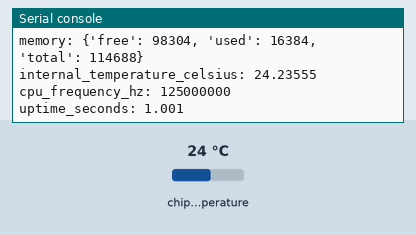
The program below on a simulated Raspberry Pi Pico running MicroPython. Shown: the last lines printed to the serial console. The test bench sets the inputs (shaded band); at power-on: chip temperature 24 °C. At 10.0 s the program stops and its outputs stay as they are.

Above: at 1.2 s.
1.3 s: chip temperature set to 1 °C
At 2.6 s:
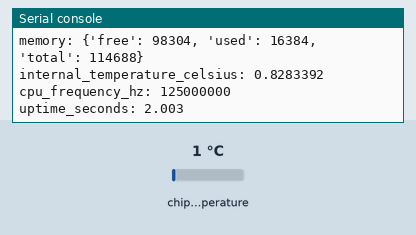
2.8 s: chip temperature set to 11 °C
At 11.2 s:
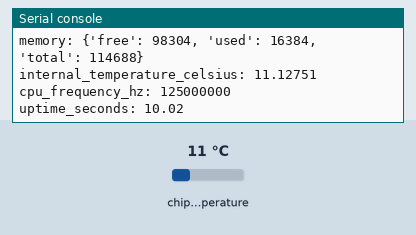
Timing chart, 0 to 11.5 s (numbered marks = the images above; inputs shaded):
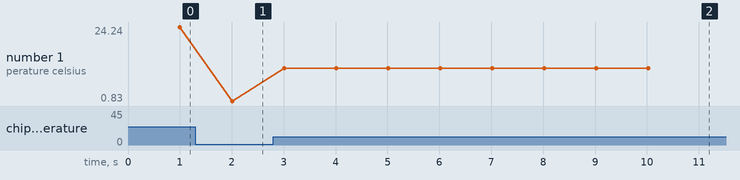

Measured:
- after the input at 1.3 s, the serial console: prints a new line after 0.70 s (image 1)
- after the input at 2.8 s, the serial console: prints a new line after 0.21 s (image 2)
- plotted number 1: 24.24 → 0.83 after the input at 1.3 s, 0.83 → 11.13 after the input at 2.8 s

The program:

main.py
```python
import utime

from lib.board_monitor import BoardMonitor

if __name__ == "__main__":
    monitor = BoardMonitor()

    for i in range(10):
        utime.sleep(1)
        status = monitor.get_status()

        print("Board Status:")
        for key, value in status.items():
            print(f"{key}: {value}")
```

board_monitor.py
```python
import gc
import machine
import utime


class BoardMonitor:
    """
    A MicroPython class for monitoring system parameters of a board,
    including memory usage, internal temperature, CPU frequency, and uptime.
    """

    def __init__(self):
        """
        Initializes the BoardMonitor instance.

        - Records the start time for uptime calculations.
        - Sets up an ADC instance for reading the internal temperature sensor.
        """
        self.start_time = utime.ticks_ms()
        self.temp_sensor = machine.ADC(4)  # Internal temperature sensor (channel 4)

    def get_memory_info(self):
        """
        Retrieves memory usage details of the board.

        Returns:
            dict: A dictionary containing free, used, and total memory in bytes.
        """
        free_mem = gc.mem_free()
        used_mem = gc.mem_alloc()
        total_mem = free_mem + used_mem
        return {
            "free": free_mem,
            "used": used_mem,
            "total": total_mem
        }

    def get_internal_temperature(self):
        """
        Reads and converts the internal temperature sensor value.

        Returns:
            float: The estimated internal temperature in degrees Celsius.
        """
        reading = self.temp_sensor.read_u16()
        voltage = reading * 3.3 / 65535  # Convert ADC reading to voltage
        temperature = 27 - (voltage - 0.706) / 0.001721  # Convert voltage to temperature
        return temperature

    def get_cpu_frequency(self):
        """
        Retrieves the current CPU frequency of the board.

        Returns:
            int: The CPU frequency in Hz.
        """
        return machine.freq()

    def get_uptime(self, formatted = False):
        """
        Calculates the system uptime since the board was powered on or reset.

        Args:
            formatted (bool): If True, returns uptime in "DAYS.HOURS:MINUTES:SECONDS.MS" format.
                              Otherwise, returns uptime in seconds.

        Returns:
            float | str: Uptime in seconds (float) or formatted uptime (str).
        """
        uptime_ms = utime.ticks_diff(utime.ticks_ms(), self.start_time)
        if formatted:
            days = uptime_ms // 86_400_000
            hours = (uptime_ms % 86_400_000) // 3_600_000
            minutes = (uptime_ms % 3_600_000) // 60_000
            seconds = (uptime_ms % 60_000) // 1000
            milliseconds = uptime_ms % 1000
            return f"{days}.{hours:02}:{minutes:02}:{seconds:02}.{milliseconds:03}"
        return uptime_ms / 1000  # Convert milliseconds to seconds

    def get_status(self):
        """
        Collects and returns system status information.

        Returns:
            dict: A dictionary containing memory usage, internal temperature,
                  CPU frequency, and uptime.
        """
        return {
            "memory": self.get_memory_info(),
            "internal_temperature_celsius": self.get_internal_temperature(),
            "cpu_frequency_hz": self.get_cpu_frequency(),
            "uptime_seconds": self.get_uptime()
        }
```
